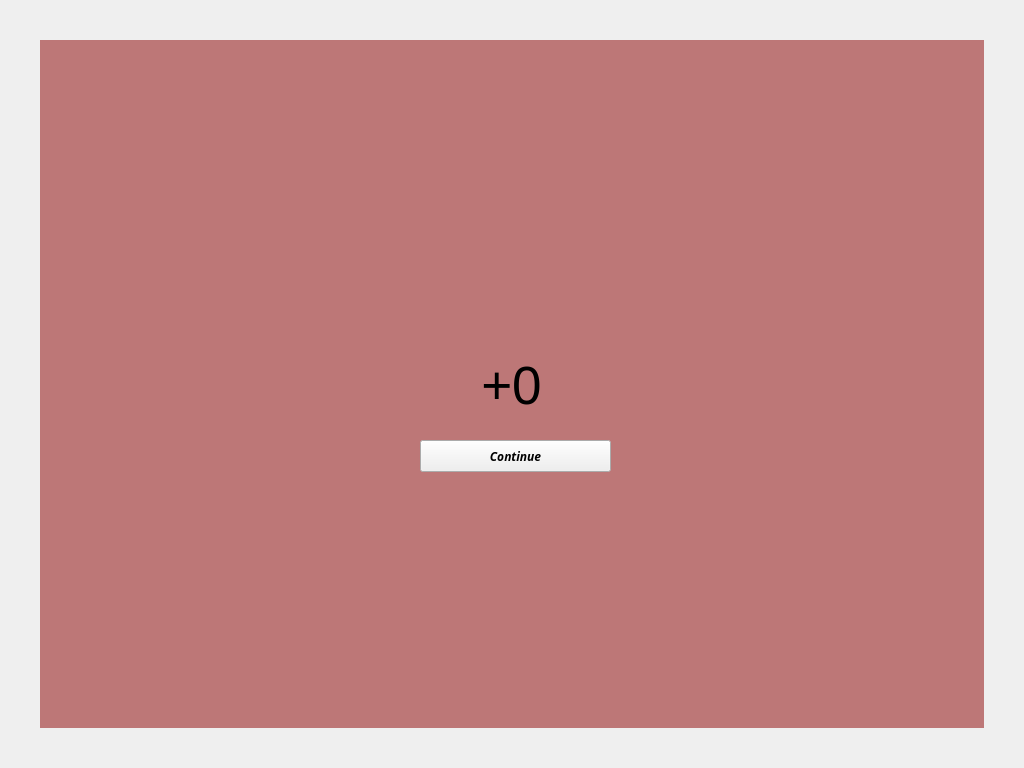
<?xml version="1.0" encoding="UTF-8"?>
<ui version="4.0">
 <class>EndGame</class>
 <widget class="QWidget" name="EndGame">
  <property name="geometry">
   <rect>
    <x>0</x>
    <y>0</y>
    <width>1024</width>
    <height>768</height>
   </rect>
  </property>
  <property name="windowTitle">
   <string>Form</string>
  </property>
  <widget class="QLabel" name="lblTitle">
   <property name="geometry">
    <rect>
     <x>296</x>
     <y>270</y>
     <width>431</width>
     <height>81</height>
    </rect>
   </property>
   <property name="text">
    <string/>
   </property>
   <property name="pixmap">
    <pixmap resource="resources.qrc">:/images/GameOver.png</pixmap>
   </property>
   <property name="scaledContents">
    <bool>true</bool>
   </property>
  </widget>
  <widget class="QPushButton" name="PBcontinue">
   <property name="geometry">
    <rect>
     <x>420</x>
     <y>440</y>
     <width>191</width>
     <height>32</height>
    </rect>
   </property>
   <property name="font">
    <font>
     <family>Sawasdee</family>
     <weight>75</weight>
     <italic>true</italic>
     <bold>true</bold>
    </font>
   </property>
   <property name="text">
    <string>Continue</string>
   </property>
  </widget>
  <widget class="QLabel" name="lblBackground">
   <property name="geometry">
    <rect>
     <x>40</x>
     <y>40</y>
     <width>944</width>
     <height>688</height>
    </rect>
   </property>
   <property name="styleSheet">
    <string notr="true">background-color: rgba(140, 0, 0, 128);</string>
   </property>
   <property name="text">
    <string/>
   </property>
  </widget>
  <widget class="QLabel" name="lblBonusText">
   <property name="geometry">
    <rect>
     <x>381</x>
     <y>360</y>
     <width>261</width>
     <height>51</height>
    </rect>
   </property>
   <property name="palette">
    <palette>
     <active>
      <colorrole role="Text">
       <brush brushstyle="SolidPattern">
        <color alpha="255">
         <red>255</red>
         <green>0</green>
         <blue>0</blue>
        </color>
       </brush>
      </colorrole>
     </active>
     <inactive>
      <colorrole role="Text">
       <brush brushstyle="SolidPattern">
        <color alpha="255">
         <red>255</red>
         <green>0</green>
         <blue>0</blue>
        </color>
       </brush>
      </colorrole>
     </inactive>
     <disabled>
      <colorrole role="Text">
       <brush brushstyle="SolidPattern">
        <color alpha="255">
         <red>133</red>
         <green>133</green>
         <blue>133</blue>
        </color>
       </brush>
      </colorrole>
     </disabled>
    </palette>
   </property>
   <property name="font">
    <font>
     <pointsize>40</pointsize>
    </font>
   </property>
   <property name="text">
    <string>+0</string>
   </property>
   <property name="alignment">
    <set>Qt::AlignCenter</set>
   </property>
  </widget>
  <zorder>lblBackground</zorder>
  <zorder>lblTitle</zorder>
  <zorder>PBcontinue</zorder>
  <zorder>lblBonusText</zorder>
 </widget>
 <resources>
  <include location="resources.qrc"/>
 </resources>
 <connections/>
</ui>
